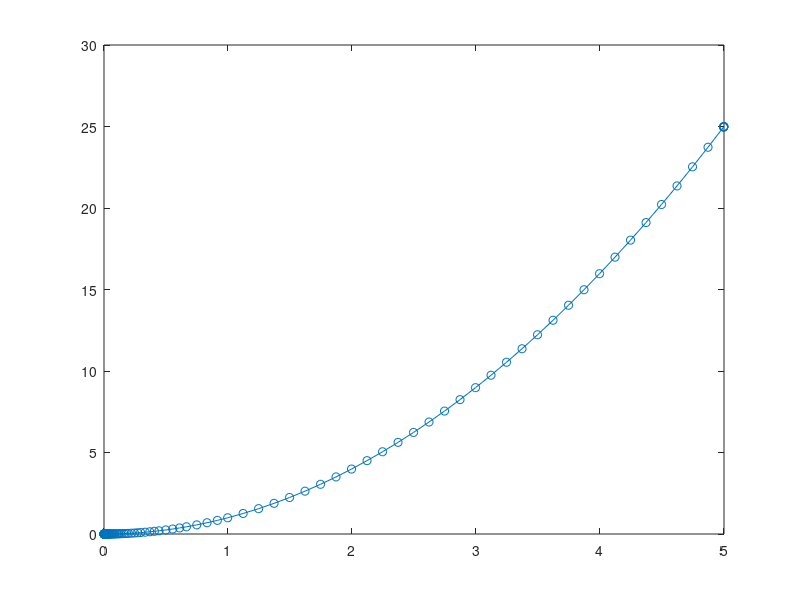

Reproduce this figure in MATLAB.
% y' = 2*t
% [t,y] = ode45(odefun, tspan, y0)
% tspan = [t0 tf] integrate the system of differential equations 
% from t0 to tf with initial condition y0, 
% each row in y corresponds to value return in column vector t;

% example:
% y1' = y1 + 2*y2;
% y2' = 3*y1 + 2*y2;
% function dydt = odefun(t,y)
% dydt = zeros(2,1)
% dydt(1) = y(1) + 2*y(2);
% dydt(2) = 3*y(1) + 2*y(2);
% end

clear;
clc;
clf;
tspan = [0 5];
y0 = 0;
[t,y] = ode45(@(t,y) 2*t, tspan, y0);
plot(t,y,'-o');